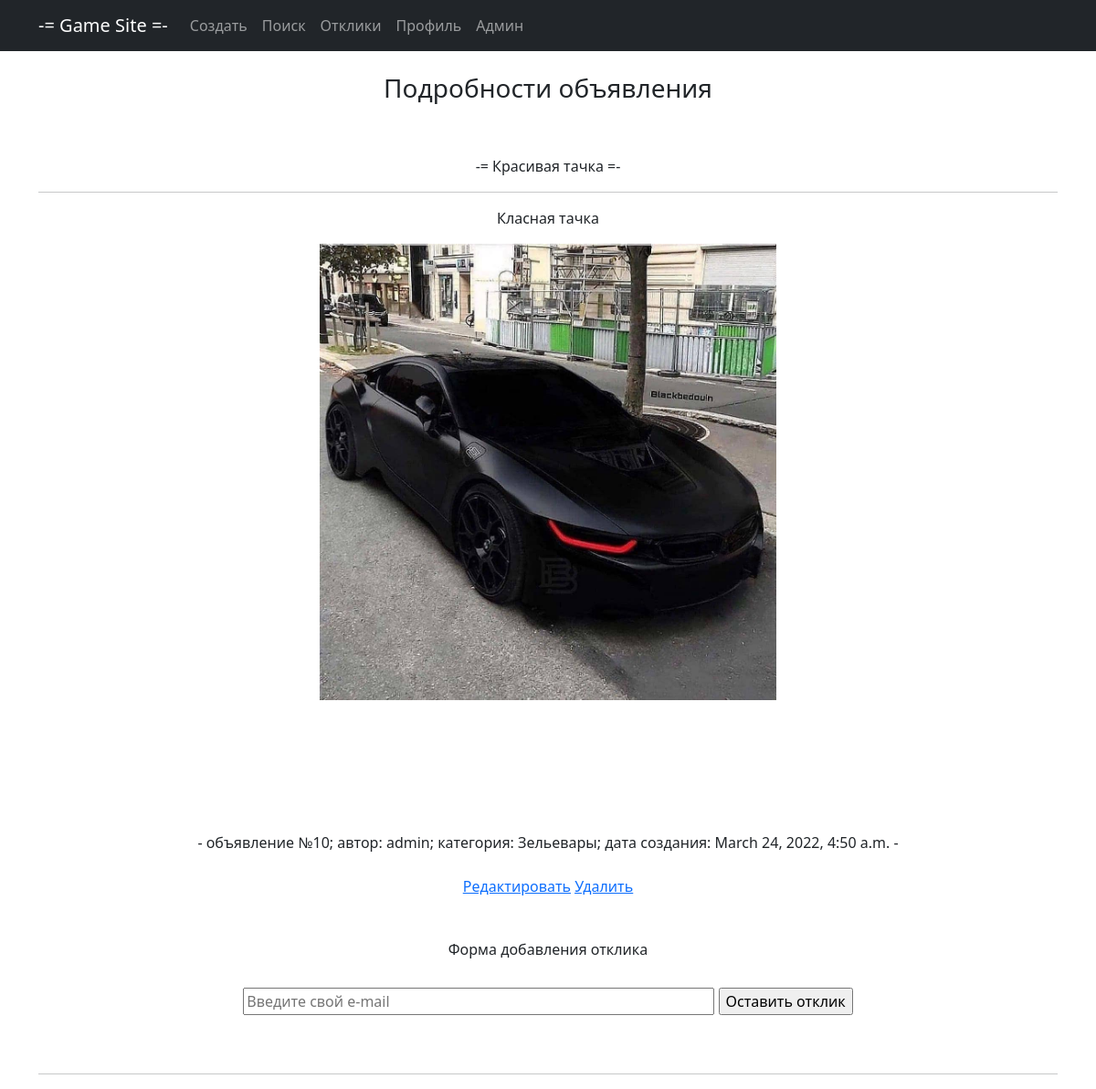
Page /detail/10/ on the earlier database version.
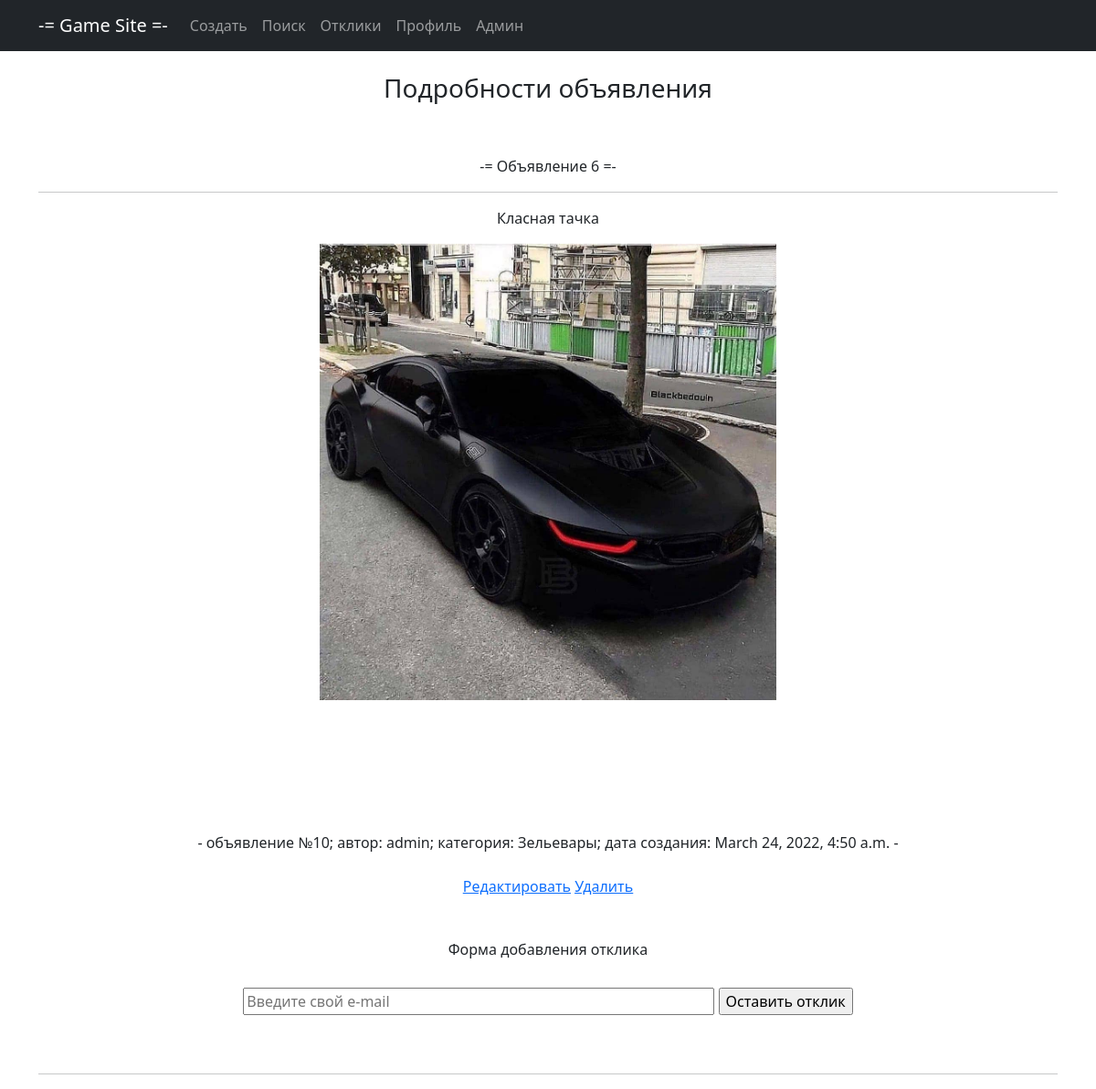
Same page on the later database version.
### main/models.py (models this page shows, shortened)
class Note(models.Model):
    title = models.CharField(max_length=128, verbose_name='Название')
    content = RichTextUploadingField(verbose_name='Контент')
    dateCreation = models.DateTimeField(auto_now_add=True, verbose_name='Дата создания')
    user = models.ForeignKey(User, blank=True, null=True, on_delete=models.CASCADE, verbose_name='Пользователь')
    category = models.ForeignKey(Category, on_delete=models.CASCADE, verbose_name='Категория')
    user_response = models.ManyToManyField(Response, )

class Category(models.Model):
    name = models.CharField(max_length=64, unique=True, verbose_name='Название')
    def __str__(self):
        return f'{self.name}'

### main/views.py (the view, shortened to what this page needs)
# urls.py: path('detail/<int:pk>/', NoteDetail.as_view(), name='detail'),
class NoteDetail(DetailView):
    template_name = 'note_detail.html'
    queryset = Note.objects.all()
    form = ResponseForm
    extra_context = {'form': ResponseForm}

### templates/note_detail.html (shortened to what this page needs)
{% extends 'static/default.html' %}
{% block content %}<br>
<h3>Подробности объявления</h3><br><br>
-= {{ note.title }} =-<br>
<hr>
{{ note.content | safe }}<br><br>
- объявление №{{ note.pk }}; автор: {{ note.user }}; категория: {{ note.category }}; дата создания: {{ note.dateCreation }} -<br><br>
<a href="{% url 'edit' note.id %}"><u>Редактировать</u></a>
<a href="{% url 'delete' note.id %}"><u>Удалить</u></a><br><br><br>
<h6>Форма добавления отклика</h6><br>
<form method="POST">
    {{ form.content }}
    <input type="submit" value="Оставить отклик">
</form><br><br>
<hr>
{% endblock content %}

Differences in the rows shown:
changed Note "Класная тачка": title "Красивая тачка" → "Объявление 6"
